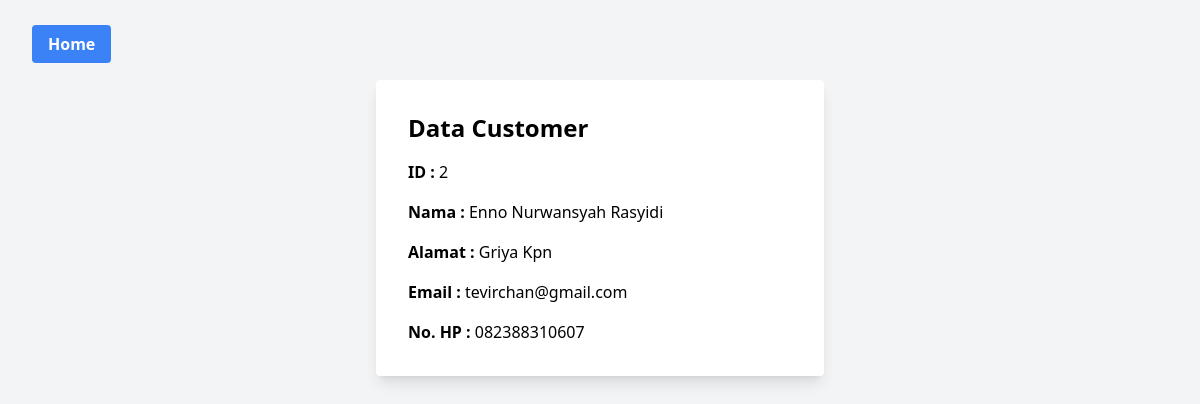
The app's page /rentalmobil/public/customer/view/view.php?idcustomer=2, older data.
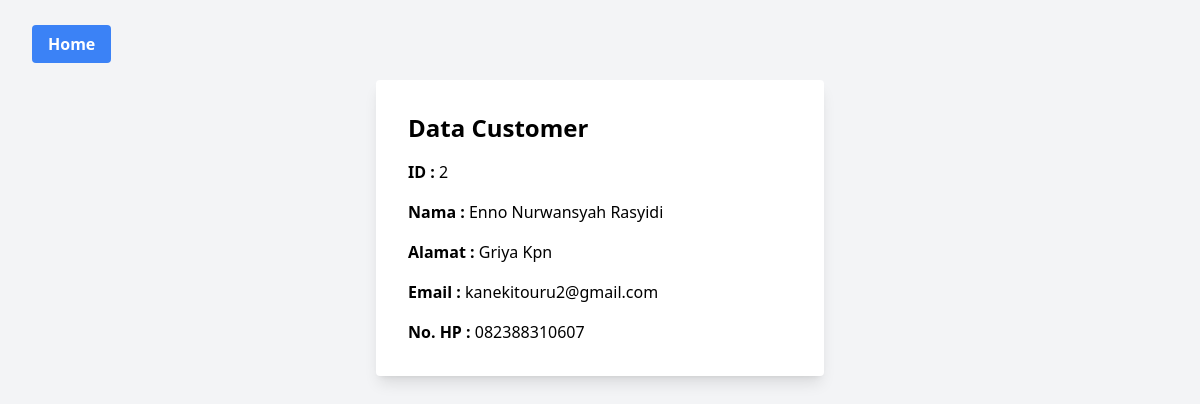
The same page, newer data.
### tables this page shows
CREATE TABLE `customer` (
  `idcustomer` int(11) NOT NULL,
  `nama` varchar(255) DEFAULT NULL,
  `alamat` text DEFAULT NULL,
  `email` varchar(100) DEFAULT NULL,
  `no_hp` varchar(20) DEFAULT NULL
);

### rentalmobil/public/customer/Controller/viewdata.php (called while the page is built)
<?php
	include_once("../../../config/koneksi.php");
	class CustomerController {
		private $kon;
		public function __construct($connection) {
			$this->kon = $connection;
		}
		public function getCustomerData($idcustomer) {
			$result =  mysqli_query($this->kon, "SELECT * FROM customer WHERE idcustomer = '$idcustomer'");
			return mysqli_fetch_array($result);
		}
	}
	$kelasController = new CustomerController($kon);
	$idcustomer = $_GET['idcustomer'];
	$customerData = $kelasController->getCustomerData($idcustomer);
	if ($customerData) {
		$idcustomer = $customerData['idcustomer'];
		$nama = $customerData['nama'];
		$alamat = $customerData['alamat'];
		$email = $customerData['email'];
		$no_hp = $customerData['no_hp'];
	}
?>

### rentalmobil/public/customer/view/view.php (the view, shortened to what this page needs)
<?php
    include_once("../../../config/koneksi.php");
    include_once("../Controller/viewdata.php");
?>
<!DOCTYPE html>
<html lang="en">
<head>
    <link href="https://cdn.jsdelivr.net/npm/tailwindcss@2.2.19/dist/tailwind.min.css" rel="stylesheet">
    <link rel="stylesheet" href="../../../src/output.css">
</head>
<body class="bg-gray-100 p-8">
    <a href="../../dashboard/data/dashboardcustomer.php" class="bg-blue-500 hover:bg-blue-600 text-white font-bold py-2 px-4 rounded mr-4"> Home </a>
    <br><br>
    <div class="max-w-md mx-auto bg-white p-8 rounded shadow-lg">
        <h1 class="text-2xl font-bold mb-4">Data Customer</h1>
        <form action="view.php" method="post" name="update_data">
            <div class="grid grid-cols-3 gap-4">
                <div class="col-span-3">
                    <label class="font-bold">ID :</label>
                    <span><?php echo $idcustomer; ?></span>
                </div>
                <div class="col-span-3">
                    <label class="font-bold">Nama :</label>
                    <span><?php echo $nama; ?></span>
                </div>
				<div class="col-span-3">
                    <label class="font-bold">Alamat :</label>
                    <span><?php echo $alamat; ?></span>
                </div>
                <div class="col-span-3">
                    <label class="font-bold">Email :</label>
                    <span><?php echo $email; ?></span>
                </div>
                <div class="col-span-3">
                    <label class="font-bold">No. HP :</label>
                    <span><?php echo $no_hp; ?></span>
                </div>
            </div>
        </form>
    </div>
</body>
</html>

Row changes from the older to the newer data that the page shows:
changed customer "Enno Nurwansyah Rasyidi": email "tevirchan@gmail.com" → "kanekitouru2@gmail.com"
